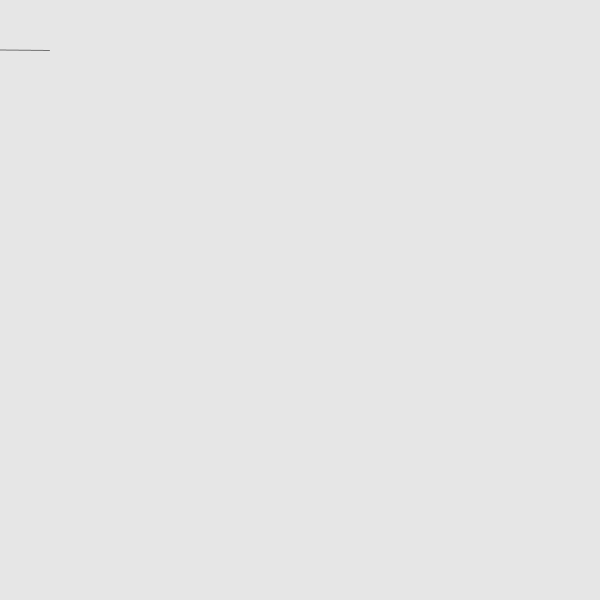
Frame 1 (no input)
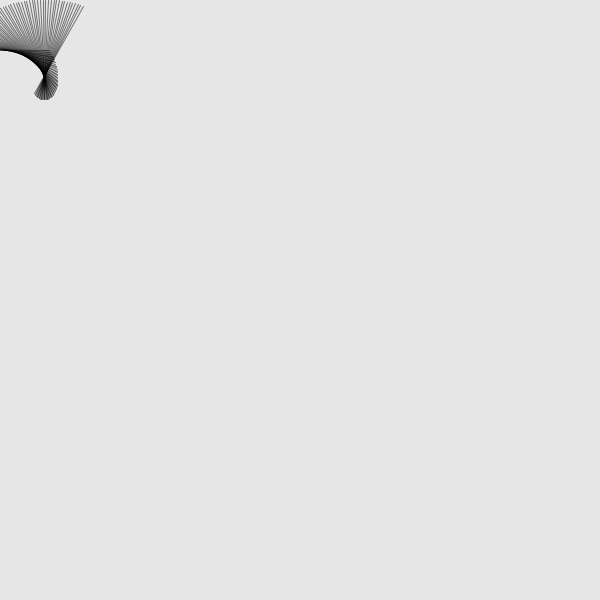
Frame 60 (the mouse pressed at the canvas centre just before this capture)
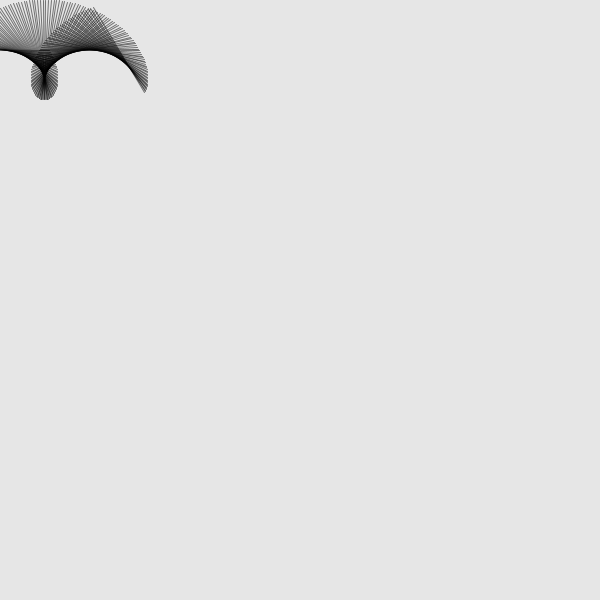
Frame 120 (the mouse held since frame 60 and released just before this capture)

The Processing sketch that drew these frames (run headless with seeded random() and noise(); from frame 60 on, the mouse is pressed at the canvas centre):

// Processing sketch: question14
// ── question14.pde
float x = 0; 
float y = 50;

void setup() {
  size(600, 600);
  background(230);
  rectMode(CENTER);
}

void draw() {
  pushMatrix();
  translate(x, y);
  rotate(radians(frameCount + x));
  stroke(0, 130);
  line(-50, 0, 50, 0);
  
  popMatrix();
  
  
  
  if (x <= width) {
    x++;
  }else{
  y=y+50;
  x =0;
  }
}
